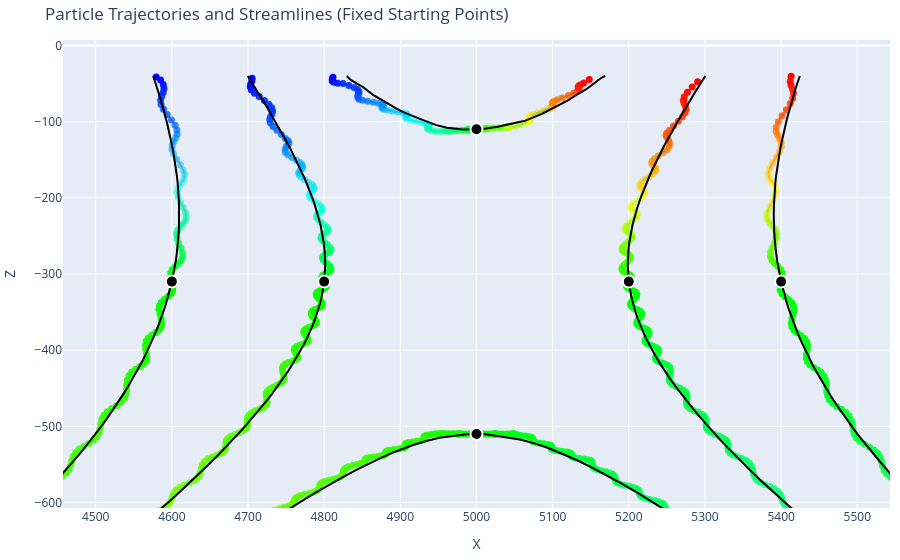

Notebook cell for this chart:
### Code cell
#Step 6-1 plus: Local enlarged image
#Generate particles trajectories across specified points, accompanied by streamlines under average field. 
#Particles are released from t=0P
import numpy as np
import os
import pandas as pd
from numba import jit, prange
import plotly.graph_objects as go

# Parameter settings (ensure these are already defined)
params = {
    'p': 3, 'q': 3, 'HRx': 6, 'HLx': 3, 'D': -2000, 'a': 2/3, 'b': 1/3,
    'LX': 10000, 'LY': 10000, 'TauD': 4e-4
}

# Extract parameters
p, q, HRx, HLx, D, a, b, TauD = [params[k] for k in ('p', 'q', 'HRx', 'HLx', 'D', 'a', 'b', 'TauD')]
LX, LY = params['LX'], params['LY']

# Precompute mesh grid and cosine values
mesh_x, mesh_z = 101, 101
x_range = np.linspace(0, LX, mesh_x)
z_range = np.linspace(D, 0, mesh_z)
b1 = np.cos(np.pi * x_range / LX)
b2 = np.cos(p * np.pi * x_range / LX)

# Precompute cosh values for efficiency
c1 = np.cosh(np.pi * D / LX)
c2 = np.cosh(p * np.pi * D / LX)

@jit(nopython=True, parallel=True)
def compute_J(e1, e2):
    """Calculate the J matrix and related variables in 2D (x, z) space."""
    J = np.zeros((mesh_x, mesh_z))
    for i in prange(mesh_x):
        for k in prange(mesh_z):
            hA = HRx - HRx * b1[i] * np.cosh(np.pi * (z_range[k] - D) / LX) / c1
            hB = HLx - HLx * b2[i] * np.cosh(p * np.pi * (z_range[k] - D) / LX) / c2
            g1, g2 = 0.0, 0.0
            for n in range(1, 1000):  
                k1, an = (-1) ** (n - 1), (2 * n - 1) * np.pi / 2
                b0 = np.cos(an * (z_range[k] - D) / D)
                f1 = D * (k1 * an * b0 * (1 / an**2 + (an**2 * e1 + 2 * np.pi * TauD * e2) / (an**4 + 4 * np.pi**2 * TauD**2)))
                g1 += f1
                k2, d1 = (-1) ** n, an**2 + (p * np.pi * D / LX)**2
                f2 = D * (k2 * an * b0 * (1 / d1 + (d1 * e1 + 2 * np.pi * TauD * e2) / (d1**2 + 4 * np.pi**2 * TauD**2)))
                g2 += f2               
            hC = HLx * g1 / D + HLx * b2[i] * g2 / D
            J[i, k] = hA + a * hB + b * hC
    return J

def calculate_fields(tp):
    e1 = np.cos(2 * np.pi * tp)
    e2 = np.sin(2 * np.pi * tp)
    J = compute_J(e1, e2)
    dx, dz = x_range[1] - x_range[0], z_range[1] - z_range[0]
    grad_x, grad_z = np.gradient(J, dx, dz)
    vx, vz = -100000 * grad_x, -100000 * grad_z
    H = J  # Hydraulic head (H) is equivalent to J
    return H, vx, vz  # Removed UU from the return statement

# Function to get velocity components at a specific point (x, z) without recalculating the entire field each time
def get_velocity_components(vx, vz, x, z):
    """Retrieve the velocity components at a specific point (x, z)."""
    ix = np.abs(x_range - x).argmin()
    iz = np.abs(z_range - z).argmin()
    return vx[ix, iz], vz[ix, iz]

def track_particles(tracking_points, tp_start, tp_end, step_size, x_range=(0, 10000), z_range=(-2000, -40)):
    positions = []
    # Precompute the velocity fields for all time points once and store them in a dictionary
    if step_size > 0:
        time_points = np.round(np.arange(tp_start, tp_end + step_size, step_size), decimals=2)
    else:
        time_points = np.round(np.arange(tp_start, tp_end - step_size, step_size), decimals=2)  # For backward tracking

    velocity_fields = {tp: calculate_fields(tp)[1:] for tp in time_points}
    
    for x_start, z_start in tracking_points:
        x, z = x_start, z_start
        traj = [(x, z, tp_start)]
        
        if step_size > 0:
            iter_time_points = time_points[time_points > tp_start]
        else:
            iter_time_points = time_points[time_points < tp_start]  # For backward tracking
        
        for tp in iter_time_points:
            try:
                vx, vz = velocity_fields[tp]
            except KeyError as e:
                print(f"KeyError encountered: {e}. Available keys: {list(velocity_fields.keys())}")
                raise
            vx_at_point, vz_at_point = get_velocity_components(vx, vz, x, z)
            x_new, z_new = x + vx_at_point * step_size, z + vz_at_point * step_size
            
            if not (x_range[0] <= x_new <= x_range[1] and z_range[0] <= z_new <= z_range[1]):
                break
            
            traj.append((x_new, z_new, tp))
            x, z = x_new, z_new
        
        positions.append(np.array(traj))
    
    return positions

# Set initial particle position and time parameters
tp_start, tp_end, step_size = 0, 50, 0.1
tp_back_start, tp_back_end, step_back_size = 0, -50, -0.1

# Define the fixed tracking points
tracking_points = [
    (4000, -310), (4200, -310),(4400, -310),(4600, -310),(4800, -310),
    (5200, -310), (5400, -310),(5600, -310),(5800, -310),(6000, -310),
    (5000, -510), (5000, -710),(5000, -110)]

# Track particles for the specified tracking points using the optimized function
all_trajectories = track_particles(tracking_points, tp_start, tp_end, step_size)
all_backward_trajectories = track_particles(tracking_points, tp_back_start, tp_back_end, step_back_size)
    
# Function to load tracked streamlines from CSV
def load_tracked_streamlines(csv_filename):
    df = pd.read_csv(csv_filename)
    streamlines = []
    for streamline_id in df['streamline_id'].unique():
        streamline_data = df[df['streamline_id'] == streamline_id][['x', 'z']].values
        streamlines.append(streamline_data)
    return streamlines

# Load tracked streamlines from CSV
current_working_dir = os.getcwd()
result_folder = os.path.join(current_working_dir, 'results')
csv_filename = os.path.join(result_folder, 'tracked_streamlines.csv')
streamlines = load_tracked_streamlines(csv_filename)

# Plotting setup
fig = go.Figure()

# Color scales for forward and backward trajectories
colorscale_forward = [[0, 'rgba(0, 255, 0, 1)'], [0.5, 'rgba(255, 255, 0, 0.5)'], [1, 'rgba(255, 0, 0, 1)']]
colorscale_backward = [[0, 'rgba(0, 0, 255, 1)'], [0.5, 'rgba(0, 255, 255, 0.5)'], [1, 'rgba(0, 255, 0, 1)']]

# Add traces for forward and backward trajectories
for traj, colorscale in zip([all_trajectories, all_backward_trajectories], [colorscale_forward, colorscale_backward]):
    for path in traj:
        fig.add_trace(go.Scatter(
            x=path[:, 0], 
            y=path[:, 1], 
            mode='lines+markers',
            marker=dict(size=7, color=path[:, 2], colorscale=colorscale, showscale=False),
            name='Forward' if traj is all_trajectories else 'Backward'
        ))

# Plot tracked streamlines
for streamline in streamlines:
    fig.add_trace(go.Scatter(
        x=streamline[:, 0], 
        y=streamline[:, 1], 
        mode='lines', 
        line=dict(width=2, color='black'),
        name='Streamline'
    ))

# Add starting points as black filled circles
start_points_x = [point[0] for point in tracking_points]
start_points_z = [point[1] for point in tracking_points]

fig.add_trace(go.Scatter(
    x=start_points_x,
    y=start_points_z,
    mode='markers',
    marker=dict(size=12, color='black', symbol='circle', line=dict(width=2, color='white')),
    name='Starting Points'
))

# Update layout
fig.update_layout(
    title="Particle Trajectories and Streamlines (Fixed Starting Points)",
    xaxis_title='X',
    yaxis_title='Z',
    margin=dict(r=10, l=10, b=10, t=40),
    xaxis=dict(range=[4500, 5500], dtick=100),
    yaxis=dict(range=[-600, 0], scaleanchor="x", scaleratio=1),
    showlegend=False
)

# Custom color bar for both forward and backward trajectories
fig.update_coloraxes(
    colorscale=[[0, '#0000FF'], [0.5, '#00FF00'], [1, '#FF0000']],
    cmin=-50,
    cmax=50,
    colorbar=dict(
        title='Time (tp)',
        tickvals=[-50, -25, 0, 25, 50],
        ticktext=['-50', '-25', '0', '25', '50']
    )
)

# Show the plot
fig.show()

# Save the plot as an HTML file
html_filename = os.path.join(result_folder, 'basin_scale_particle_trajectories_with_streamlines_taud_4e-4_0P_enlarge.html')
fig.write_html(html_filename)

# Optionally, save the trajectory to a CSV file
#csv_filename = os.path.join(result_folder, 'basin_scale_particle_trajectories_with_streamlines_taud_4e-4_0P_enlarge.csv')
#np.savetxt(csv_filename, np.vstack([traj.reshape(-1, 3) for traj in all_trajectories + all_backward_trajectories]), delimiter=',', header='x,z,tp', comments='')

print(f"Particle trajectories and streamlines for fixed starting points have been calculated and saved to {html_filename} and {csv_filename}.")
